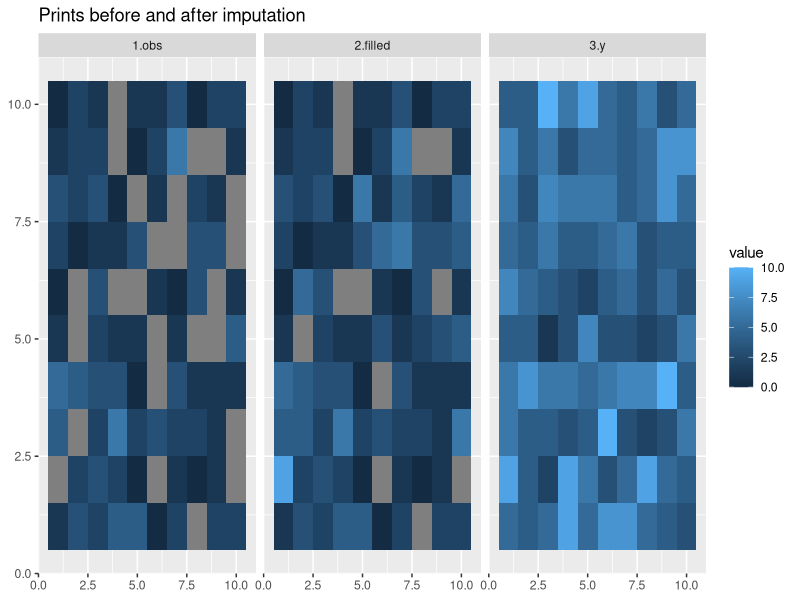
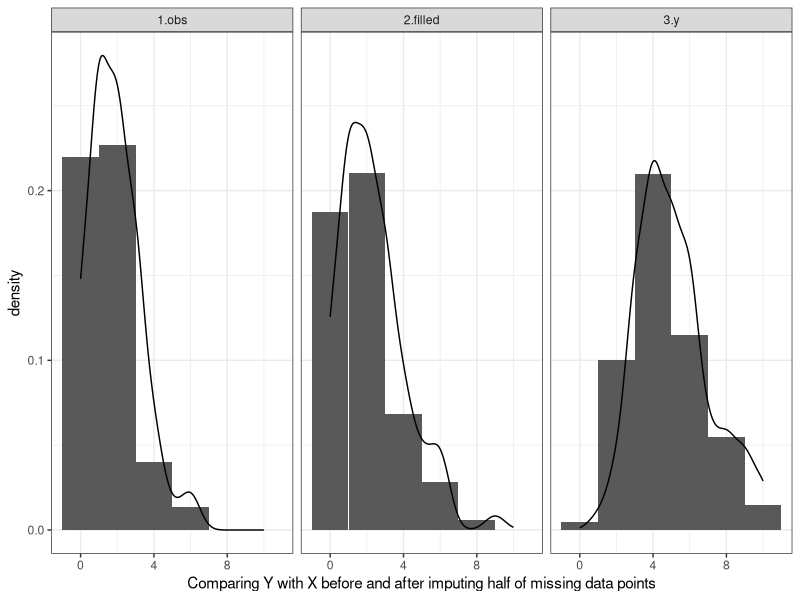

R code for these plots, in order: (Note: this script raises an error after producing the figures.)
# Likelihood bias simulation
library(ggplot2)
set.seed(123)

# simple poisson
x_full <- rpois(100,2)
y <- rpois(100,5)
x <- x_full
missing <- sample(1:100, size = 25, replace = F)
x[missing] <- NA
filled.x <- x
filled.x[missing] <- sapply(missing, function(k) sample(c(y[k], NA), size = 1))

df <- data.frame(dat = c(x, filled.x, y), names = rep(c('1.obs', '2.filled','3.y'), each = 100))
levels(df$names) <- c("Observed","Observed After Imputation","Complete")

g <- ggplot(data = df) + 
  geom_histogram(aes(x = dat, y = ..density..), binwidth = 2) + 
  geom_density(aes(x = dat)) + 
  facet_wrap(~names) + 
  xlab("Comparing Y with X before and after imputing half of missing data points")+
  theme_bw()
ggsave(g, filename = '~/repos/Forensic_bias/outputs/likelihood_sim.png')


miss_plot_df <- data.frame(Var1 = rep(rep(1:10, 10),3), 
                           Var2 = rep(rep(1:10, each = 10),3),
                           value = df$dat,
                           Type = df$names)

ggplot(miss_plot_df, aes(x = Var1, y = Var2, fill = value)) +
  geom_tile() + xlab(NULL) + ylab(NULL) + 
  facet_grid(~Type) +
  ggtitle("Prints before and after imputation")

#### changing to binary #####
x_full <- rbinom(100,1,.25)
y <- rbinom(100,1,.25)
x <- x_full
missing <- sample(1:100, size = 25, replace = F)
x[missing] <- NA
filled.x <- x
filled.x[missing] <- sapply(missing, function(k) sample(c(2*y[k], NA), size = 1, prob = c(.75,.25)))
filled.x[missing] <- sapply(missing, function(k) 2*y[k])

df <- data.frame(dat = c(x, filled.x, y,x_full), names = rep(c('1.obs', '2.filled','3.true x','4.y'), each = 100))
levels(df$names) <- c("Latent (Y)","Imputed Latent (Y*)", "True Criminal Print (Ytrue)","Exemplar (X)")

miss_plot_df <- data.frame(Var1 = rep(rep(1:10, 10),4), 
                           Var2 = rep(rep(1:10, each = 10),4),
                           value = df$dat,
                           Type = df$names)

g1 <- ggplot(miss_plot_df[miss_plot_df$Type %in% c("True Criminal Print (Ytrue)","Exemplar (X)"),]
             , aes(x = Var1, y = Var2, fill = value)) +
    geom_tile() + xlab(NULL) + ylab(NULL) + 
    facet_grid(~Type) +
    theme(legend.position = "none") +
    ggtitle("Full information prints")

g2 <- ggplot(miss_plot_df[miss_plot_df$Type %in% c("Latent (Y)","Exemplar (X)"),]
             , aes(x = Var1, y = Var2, fill = value)) +
  geom_tile() + xlab(NULL) + ylab(NULL) + 
  facet_grid(~Type) +
  theme(legend.position = "none") +
  ggtitle("Exemplar vs. Crime Scene Print")

g3 <- ggplot(miss_plot_df[miss_plot_df$Type %in% c("Imputed Latent (Y*)","Exemplar (X)"),]
             , aes(x = Var1, y = Var2, fill = value)) +
  geom_tile() + xlab(NULL) + ylab(NULL) + 
  facet_grid(~Type) +
  theme(legend.position = "none") +
  ggtitle("Exemplar vs. Imputed Print")

ggsave(g1, filename = '~/repos/Forensic_bias/outputs/simple_imputation1.png')
ggsave(g2, filename = '~/repos/Forensic_bias/outputs/simple_imputation2.png')
ggsave(g3, filename = '~/repos/Forensic_bias/outputs/simple_imputation3.png')
